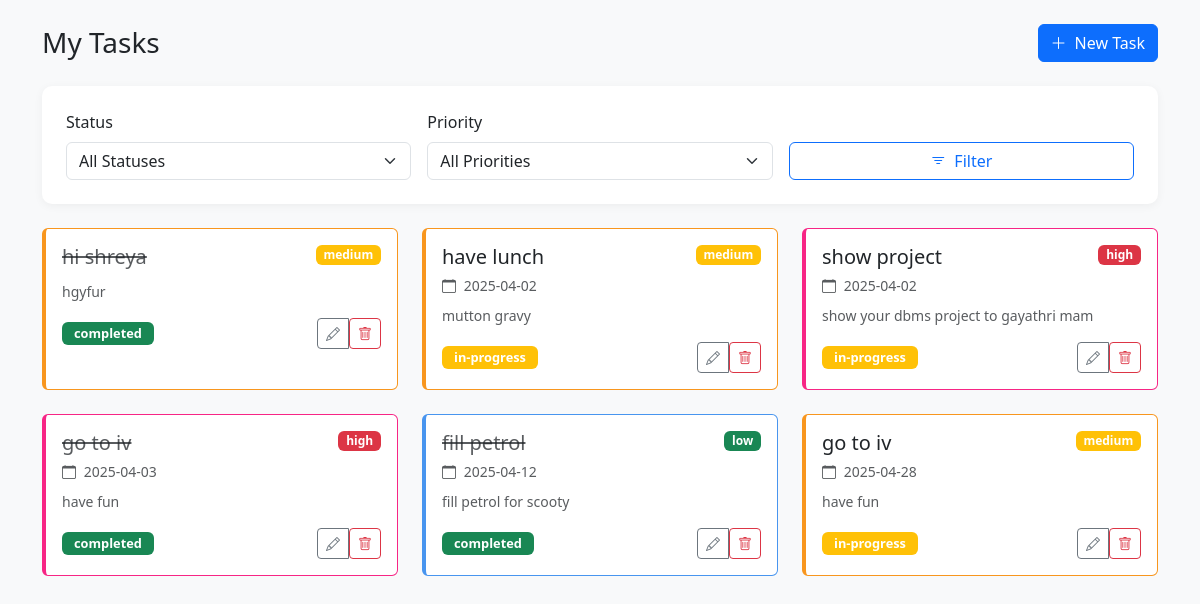
Screenshot of /todos/list (signed in) with the database file from the repository.
### tables this page shows
CREATE TABLE todos (
                id INTEGER PRIMARY KEY AUTOINCREMENT,
                user_id INTEGER NOT NULL,
                title TEXT NOT NULL,
                description TEXT,
                status TEXT DEFAULT 'pending',
                due_date DATE,
                priority TEXT DEFAULT 'medium',
                created_at TIMESTAMP DEFAULT CURRENT_TIMESTAMP,
                completed_at TIMESTAMP,
                FOREIGN KEY (user_id) REFERENCES users (id)
            );

### app.py (the view)
    def decorated_function(*args, **kwargs):
        if 'user_id' not in session:
            flash('Please log in to access this page.', 'danger')
            return redirect(url_for('login'))
        return f(*args, **kwargs)

### app.py (called while the page is built)
def get_db():
    conn = sqlite3.connect(app.config['DATABASE'])
    conn.row_factory = sqlite3.Row
    return conn

def login_required(f):
    def decorated_function(*args, **kwargs):
        if 'user_id' not in session:
            flash('Please log in to access this page.', 'danger')
            return redirect(url_for('login'))
        return f(*args, **kwargs)
    decorated_function.__name__ = f.__name__
    return decorated_function

@app.route('/todos/list')
@login_required
def list_todos():
    user_id = session['user_id']
    status_filter = request.args.get('status', 'all')
    priority_filter = request.args.get('priority', 'all')
    query = 'SELECT * FROM todos WHERE user_id = ?'
    params = [user_id]
    if status_filter != 'all':
        query += ' AND status = ?'
        params.append(status_filter)
    if priority_filter != 'all':
        query += ' AND priority = ?'
        params.append(priority_filter)
    query += ' ORDER BY due_date ASC, priority DESC'
    with get_db() as conn:
        todos = conn.execute(query, tuple(params)).fetchall()
    return render_template('todos.html', todos=todos)

### templates/todos.html (shortened to what this page needs)
<!DOCTYPE html>
<html lang="en">
<head>
    <link href="https://cdn.jsdelivr.net/npm/bootstrap@5.3.0/dist/css/bootstrap.min.css" rel="stylesheet">
    <link rel="stylesheet" href="https://cdn.jsdelivr.net/npm/bootstrap-icons@1.10.0/font/bootstrap-icons.css">
</head>
<body class="bg-light">
    <div class="container py-4">
        <div class="d-flex justify-content-between align-items-center mb-4">
            <h1 class="h3 mb-0">My Tasks</h1>
            <a href="/todos/add" class="btn btn-primary">
                <i class="bi bi-plus-lg me-2"></i>New Task
            </a>
        </div>
        <div class="filter-card p-4 mb-4">
            <form method="GET" action="/todos/list">
                <div class="row g-3">
                    <div class="col-md-4">
                        <label class="form-label">Status</label>
                        <select class="form-select" name="status">
                            <option value="all" {% if request.args.get('status', 'all') == 'all' %}selected{% endif %}>All Statuses</option>
                        </select>
                    </div>
                    <div class="col-md-4">
                        <label class="form-label">Priority</label>
                        <select class="form-select" name="priority">
                            <option value="all" {% if request.args.get('priority', 'all') == 'all' %}selected{% endif %}>All Priorities</option>
                        </select>
                    </div>
                    <div class="col-md-4 d-flex align-items-end">
                        <button type="submit" class="btn btn-outline-primary w-100">
                            <i class="bi bi-filter me-2"></i>Filter
                        </button>
                    </div>
                </div>
            </form>
        </div>
        {% if todos %}
            <div class="row row-cols-1 row-cols-md-2 row-cols-lg-3 g-4">
                {% for todo in todos %}
                    <div class="col">
                        <div class="todo-card card p-3 h-100 priority-{{ todo['priority'] }}">
                            <div class="d-flex justify-content-between align-items-start mb-2">
                                <div>
                                    <h5 class="mb-1 {% if todo['status'] == 'completed' %}text-decoration-line-through text-muted{% endif %}">
                                        {{ todo['title'] }}
                                    </h5>
                                    {% if todo['due_date'] %}
                                        <small class="text-muted">
                                            <i class="bi bi-calendar me-1"></i>
                                            {{ todo['due_date'] }}
                                        </small>
                                    {% endif %}
                                </div>
                                <span class="badge {% if todo['priority'] == 'high' %}bg-danger{% elif todo['priority'] == 'medium' %}bg-warning{% else %}bg-success{% endif %}">
                                    {{ todo['priority'] }}
                                </span>
                            </div>
                            {% if todo['description'] %}
                                <p class="text-muted small mb-3">{{ todo['description'] }}</p>
                            {% endif %}
                            <div class="d-flex justify-content-between align-items-center">
                                <span class="status-badge badge bg-{% if todo['status'] == 'completed' %}success{% elif todo['status'] == 'in-progress' %}warning{% else %}secondary{% endif %}">
                                    {{ todo['status'] }}
                                </span>
                                <div class="btn-group">
                                    <a href="/todos/{{ todo['id'] }}/edit" class="btn btn-sm btn-outline-secondary">
                                        <i class="bi bi-pencil"></i>
                                    </a>
                                    <form action="/todos/{{ todo['id'] }}/delete" method="POST">
                                        <button type="submit" class="btn btn-sm btn-outline-danger"
                                                onclick="return confirm('Are you sure you want to delete this task?')">
                                            <i class="bi bi-trash"></i>
                                        </button>
                                    </form>
                                </div>
                            </div>
                        </div>
                    </div>
                {% endfor %}
            </div>
        {% endif %}
    </div>
</body>
</html>

### templates/todos.html (style rules this page uses)
:root { --primary: #4361ee; --secondary: #3f37c9; --accent: #4895ef; --danger: #f72585; --warning: #f8961e; }
.todo-card { border-left: 4px solid; transition: transform 0.2s ease, box-shadow 0.2s ease; }
.priority-high { border-color: var(--danger); }
.priority-medium { border-color: var(--warning); }
.priority-low { border-color: var(--accent); }
.status-badge { font-size: 0.8rem; padding: 0.35rem 0.75rem; }
.filter-card { background: white; border-radius: 10px; box-shadow: 0 2px 10px rgba(0,0,0,0.05); }

### rows the page displays
todos: title "hi shreya", priority "medium", description "hgyfur", status "completed"
todos: title "have lunch", due_date "2025-04-02", priority "medium", description "mutton gravy", status "in-progress"
todos: title "show project", due_date "2025-04-02", priority "high", description "show your dbms project to gayathri mam", status "in-progress"
todos: title "go to iv", due_date "2025-04-03", priority "high", description "have fun", status "completed"
todos: title "fill petrol", due_date "2025-04-12", priority "low", description "fill petrol for scooty", status "completed"
todos: title "go to iv", due_date "2025-04-28", priority "medium", description "have fun", status "in-progress"
